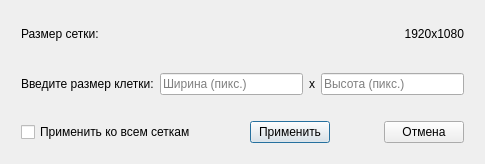
<?xml version="1.0" encoding="UTF-8"?>
<ui version="4.0">
 <class>ChangeGridCellSizeDialog</class>
 <widget class="QDialog" name="ChangeGridCellSizeDialog">
  <property name="geometry">
   <rect>
    <x>0</x>
    <y>0</y>
    <width>485</width>
    <height>164</height>
   </rect>
  </property>
  <property name="windowTitle">
   <string>Изменить размер клетки сетки</string>
  </property>
  <layout class="QVBoxLayout" name="verticalLayout">
   <item>
    <layout class="QHBoxLayout" name="horizontalLayout_3">
     <property name="leftMargin">
      <number>10</number>
     </property>
     <property name="topMargin">
      <number>10</number>
     </property>
     <property name="rightMargin">
      <number>10</number>
     </property>
     <property name="bottomMargin">
      <number>10</number>
     </property>
     <item>
      <widget class="QLabel" name="label3">
       <property name="text">
        <string>Размер сетки:</string>
       </property>
      </widget>
     </item>
     <item>
      <widget class="QLabel" name="labelGridSize">
       <property name="text">
        <string>1920x1080</string>
       </property>
       <property name="alignment">
        <set>Qt::AlignRight|Qt::AlignTrailing|Qt::AlignVCenter</set>
       </property>
      </widget>
     </item>
    </layout>
   </item>
   <item>
    <layout class="QHBoxLayout" name="horizontalLayout">
     <property name="leftMargin">
      <number>10</number>
     </property>
     <property name="topMargin">
      <number>10</number>
     </property>
     <property name="rightMargin">
      <number>10</number>
     </property>
     <property name="bottomMargin">
      <number>10</number>
     </property>
     <item>
      <widget class="QLabel" name="label1">
       <property name="text">
        <string>Введите размер клетки:</string>
       </property>
      </widget>
     </item>
     <item>
      <widget class="QLineEdit" name="inputWidth">
       <property name="placeholderText">
        <string>Ширина (пикс.)</string>
       </property>
      </widget>
     </item>
     <item>
      <widget class="QLabel" name="label2">
       <property name="text">
        <string>x</string>
       </property>
      </widget>
     </item>
     <item>
      <widget class="QLineEdit" name="inputHeight">
       <property name="placeholderText">
        <string>Высота (пикс.)</string>
       </property>
      </widget>
     </item>
    </layout>
   </item>
   <item>
    <layout class="QHBoxLayout" name="horizontalLayout_2">
     <property name="leftMargin">
      <number>10</number>
     </property>
     <property name="topMargin">
      <number>10</number>
     </property>
     <property name="rightMargin">
      <number>10</number>
     </property>
     <property name="bottomMargin">
      <number>10</number>
     </property>
     <item>
      <widget class="QCheckBox" name="checkBoxApplyToAll">
       <property name="text">
        <string>Применить ко всем сеткам</string>
       </property>
      </widget>
     </item>
     <item alignment="Qt::AlignRight">
      <widget class="QPushButton" name="pushButtonOk">
       <property name="text">
        <string>Применить</string>
       </property>
      </widget>
     </item>
     <item alignment="Qt::AlignRight">
      <widget class="QPushButton" name="pushButtonCancel">
       <property name="text">
        <string>Отмена</string>
       </property>
      </widget>
     </item>
    </layout>
   </item>
  </layout>
 </widget>
 <resources/>
 <connections/>
</ui>
